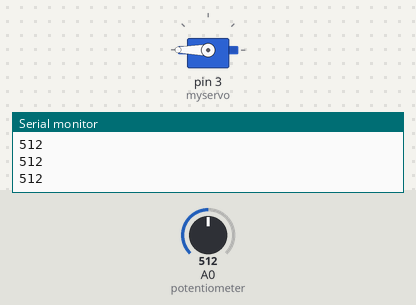
The sketch below on a simulated Arduino Uno, built with avr-gcc and run on an emulated ATmega328P. Shown: servo, the last lines printed to the serial monitor. Inputs (shaded band) come from the test bench; at power-on: A0 (potentiometer) = 512.

Above: at 1.2 s.
1.3 s: A0 (potentiometer) set to 695
2.8 s: A0 (potentiometer) set to 726
At 3.3 s:
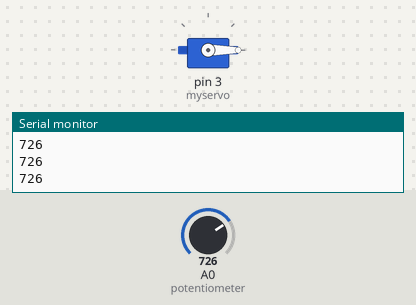
4.3 s: A0 (potentiometer) set to 122
At 4.6 s:
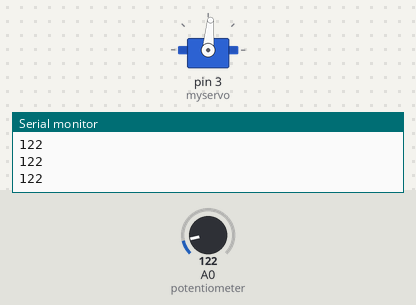
5.8 s: A0 (potentiometer) set to 0
At 6.7 s:
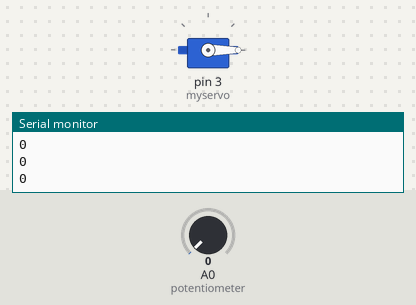
7.3 s: A0 (potentiometer) set to 306
At 7.8 s:
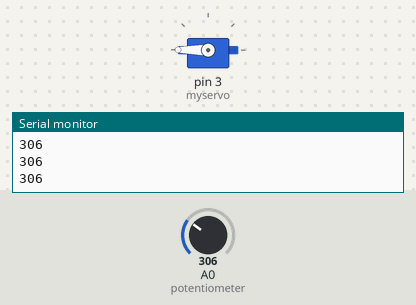
Timing chart, 0 to 9.8 s (numbered marks = the images above; inputs shaded):
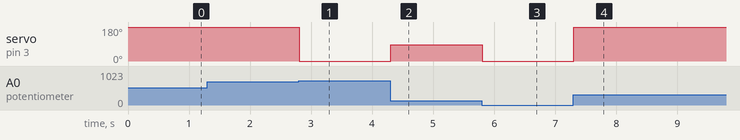

Measured:
- the behaviour switches between 710 and 711 on A0 (potentiometer) (found by bisection; images 0 and 1)
- after the input at 2.8 s, servo on pin 3 (myservo): 180° → 0° at once
- after the input at 4.3 s, servo on pin 3 (myservo): 0° → 85° at once
- after the input at 5.8 s, servo on pin 3 (myservo): 85° → 0° at once
- after the input at 7.3 s, servo on pin 3 (myservo): 0° → 180° at once

The sketch:

00_SER.ino
```cpp
#include <Servo.h>

Servo myservo;  // create servo object to control a servo

int potpin = 0;  // analog pin used to connect the potentiometer
int val;    // variable to read the value from the analog pin

void setup() {
  myservo.attach(3);  // attaches the servo on pin 9 to the servo object
  pinMode(A0,INPUT);
  Serial.begin(9600);
}

void loop() {
  val = analogRead(A0);            // reads the value of the potentiometer (value between 0 and 1023)
  val = map(val, 0, 1023, 0, 720);     // scale it to use it with the servo (value between 0 and 180)
  myservo.write(val);// sets the servo position according to the scaled value
  Serial.println(analogRead(A0));
  delay(10);                           // waits for the servo to get there
}
```
